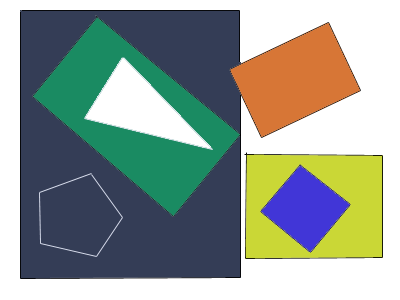
//> input picture pic5.png, 400 x 300 px
$ ./Ex05_HarrisCorner   (built with g++ and OpenCV 4)
//> lines starting //> are read from the running program, lines starting //| are printed output that depends on the picture
#include "opencv2/highgui/highgui.hpp"
#include "opencv2/imgproc/imgproc.hpp"
#include <iostream>
#include <stdio.h>
#include <stdlib.h>

using namespace cv;
using namespace std;

/// Global variables
Mat src, src_gray;
int thresh = 200;
int max_thresh = 255;

const char* source_window = "Source image";
const char* corners_window = "Corners detected";
const char* dst_window = "dst image";
/// Function header
void cornerHarris_demo (int, void*);
void my_cornerHarris (const Mat& src, Mat& dst, int blockSize, int apertureSize, double k, int borderType);
/** @function main */
int main (int argc, char** argv) {
    /// Load source image and convert it to gray
    // src = imread ("house.jpg", 1);
	src = imread("D:\\OneDrive - mails.tsinghua.edu.cn\\Learn\\Digital Image Process\\Experiments\\Experiment-5\\pic5.png", 1);
//> src is the input picture: 300 rows x 400 cols, CV_8UC3; mean B, G, R 146.7, 155.8, 145.2
    cvtColor (src, src_gray, COLOR_BGR2GRAY);
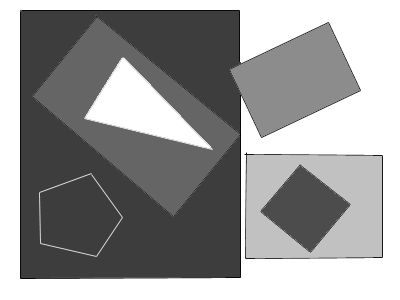
//> src_gray: 300 rows x 400 cols, CV_8UC1; min 0, max 255, mean 151.7

    /// Create a window and a trackbar
    namedWindow (source_window, WINDOW_AUTOSIZE);
    createTrackbar ("Threshold: ", source_window, &thresh, max_thresh, cornerHarris_demo);
    imshow (source_window, src);

    cornerHarris_demo (0, 0);

    waitKey (0);
    return (0);
}

/** @function cornerHarris_demo */
void cornerHarris_demo (int, void*) {

    Mat dst, dst_norm, dst_norm_scaled;
    dst = Mat::zeros (src.size(), CV_32FC1);

    /// Detector parameters
    int blockSize = 2;
    int apertureSize = 3;
    double k = 0.04;

    /// Detecting corners
    my_cornerHarris(src_gray, dst, blockSize, apertureSize, k, BORDER_DEFAULT);
    /// Normalizing
    normalize (dst, dst_norm, 0, 255, NORM_MINMAX, CV_32FC1, Mat() );
    //convertScaleAbs (dst_norm, dst_norm_scaled);
	dst_norm_scaled.create(dst.rows, dst.cols, CV_8UC3);
	Mat_<Vec3b> m = dst_norm_scaled;


	for (int j = 0; j < dst_norm.rows; j++) {
		for (int i = 0; i < dst_norm.cols; i++) {
			uchar v = dst_norm.at<float>(j, i);
			m(j, i) = Vec3b(v, v, v);
		}
	}

    /// Drawing a circle around corners
    for (int j = 0; j < dst_norm.rows; j++) {
        for (int i = 0; i < dst_norm.cols; i++) {
            if ((int)dst_norm.at<float>(j, i) > thresh) {
                circle(dst_norm_scaled, Point(i, j), 5, Scalar(255, 0, 0), 2, 8, 0);
            }
        }
    }
    /// Showing the result
    namedWindow(corners_window, WINDOW_NORMAL);
    imshow(corners_window, dst_norm_scaled);
}

void my_cornerHarris(const Mat& src, Mat& dst, int blockSize, int apertureSize, double k, int borderType) {
//> called with blockSize = 2, apertureSize = 3, k = 0.04, borderType = 4
    // Convert the source image to grayscale
    if (src.channels() > 1) {
        cvtColor(src, src, COLOR_BGR2GRAY);
    }

    // Calculate the derivatives using Sobel operator
    Mat dx, dy;
    Sobel(src, dx, CV_32F, 1, 0, apertureSize, 1, 0, borderType);
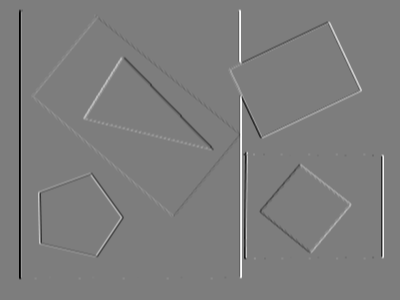
//> dx: 300 rows x 400 cols, CV_32FC1; min -988, max 1012, mean 0; drawn with min black and max white
    Sobel(src, dy, CV_32F, 0, 1, apertureSize, 1, 0, borderType);
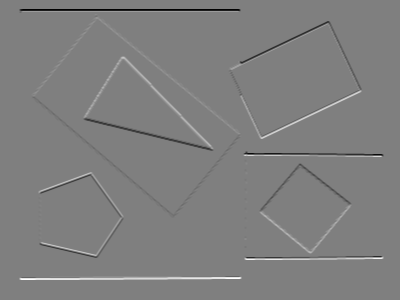
//> dy: 300 rows x 400 cols, CV_32FC1; min -988, max 988, mean 0; drawn with min black and max white

    // Calculate the products of derivatives at each pixel
    Mat dx2 = dx.mul(dx);
    Mat dy2 = dy.mul(dy);
    Mat dxy = dx.mul(dy);

    // Apply Gaussian filter to the products of derivatives
    // GaussianBlur(dx2, dx2, Size(blockSize, blockSize), 0, 0, borderType);
    // GaussianBlur(dy2, dy2, Size(blockSize, blockSize), 0, 0, borderType);
    // GaussianBlur(dxy, dxy, Size(blockSize, blockSize), 0, 0, borderType);
    //Apply mean filter to the products of derivatives
    blur(dx2, dx2, Size(blockSize, blockSize), Point(-1, -1), borderType);
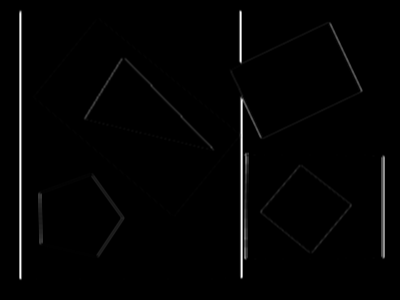
//> dx2: 300 rows x 400 cols, CV_32FC1; min 0, max 792672.2, mean 10624.1; drawn with min black and max white
    blur(dy2, dy2, Size(blockSize, blockSize), Point(-1, -1), borderType);
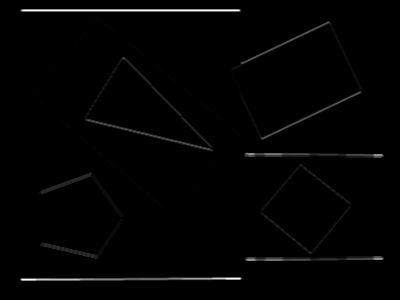
//> dy2: 300 rows x 400 cols, CV_32FC1; min 0, max 789646.5, mean 9352.7; drawn with min black and max white
    blur(dxy, dxy, Size(blockSize, blockSize), Point(-1, -1), borderType);
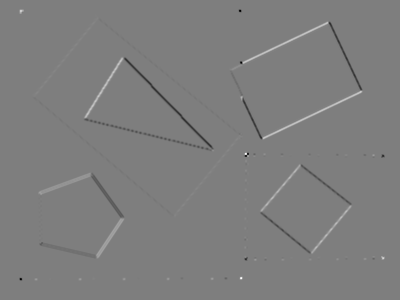
//> dxy: 300 rows x 400 cols, CV_32FC1; min -207201.8, max 209632.5, mean -121.8; drawn with min black and max white

    // Calculate the Harris response
    Mat det = dx2.mul(dy2) - dxy.mul(dxy);
    Mat trace = dx2 + dy2;
    dst = det - k * trace.mul(trace);

    // Normalize the response
    normalize(dst, dst, 0, 255, NORM_MINMAX, CV_32F);

    // Convert the response to 8-bit image
    dst.convertTo(dst, CV_8U);
//> dst: 300 rows x 400 cols, CV_8UC1
//> after the loop in cornerHarris_demo, `for (int j = 0; j < dst_norm.rows; j++)`:
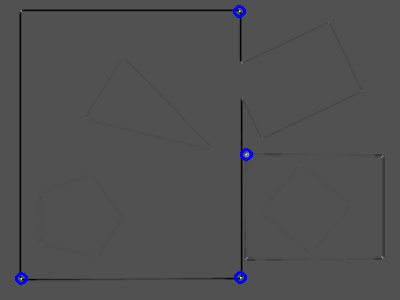
//> dst_norm_scaled: 300 rows x 400 cols, CV_8UC3; mean B, G, R 80.5, 79.8, 79.8
}
